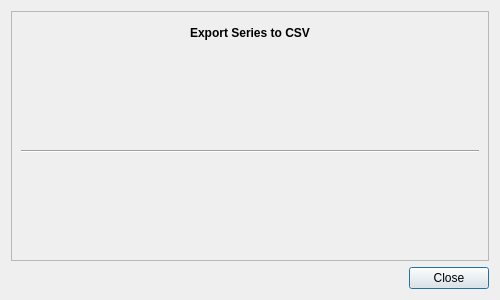
<?xml version="1.0" encoding="UTF-8"?>
<ui version="4.0">
 <class>SeriesExporter</class>
 <widget class="QDialog" name="SeriesExporter">
  <property name="geometry">
   <rect>
    <x>0</x>
    <y>0</y>
    <width>500</width>
    <height>300</height>
   </rect>
  </property>
  <property name="sizePolicy">
   <sizepolicy hsizetype="MinimumExpanding" vsizetype="Expanding">
    <horstretch>0</horstretch>
    <verstretch>0</verstretch>
   </sizepolicy>
  </property>
  <property name="windowTitle">
   <string>Dialog</string>
  </property>
  <layout class="QGridLayout" name="gridLayout">
   <item row="0" column="0">
    <widget class="QScrollArea" name="scroll_area">
     <property name="sizePolicy">
      <sizepolicy hsizetype="Expanding" vsizetype="Expanding">
       <horstretch>0</horstretch>
       <verstretch>0</verstretch>
      </sizepolicy>
     </property>
     <property name="widgetResizable">
      <bool>true</bool>
     </property>
     <widget class="QWidget" name="scroll_area_contents">
      <property name="geometry">
       <rect>
        <x>0</x>
        <y>0</y>
        <width>480</width>
        <height>247</height>
       </rect>
      </property>
      <property name="sizePolicy">
       <sizepolicy hsizetype="Preferred" vsizetype="MinimumExpanding">
        <horstretch>0</horstretch>
        <verstretch>0</verstretch>
       </sizepolicy>
      </property>
      <layout class="QVBoxLayout" name="verticalLayout">
       <item>
        <widget class="QLabel" name="label">
         <property name="sizePolicy">
          <sizepolicy hsizetype="Preferred" vsizetype="Minimum">
           <horstretch>0</horstretch>
           <verstretch>0</verstretch>
          </sizepolicy>
         </property>
         <property name="maximumSize">
          <size>
           <width>16777215</width>
           <height>25</height>
          </size>
         </property>
         <property name="text">
          <string>&lt;html&gt;&lt;head/&gt;&lt;body&gt;&lt;p align=&quot;center&quot;&gt;&lt;span style=&quot; font-weight:600;&quot;&gt;Export Series to CSV&lt;/span&gt;&lt;/p&gt;&lt;/body&gt;&lt;/html&gt;</string>
         </property>
        </widget>
       </item>
       <item>
        <widget class="Line" name="line">
         <property name="sizePolicy">
          <sizepolicy hsizetype="Minimum" vsizetype="Minimum">
           <horstretch>0</horstretch>
           <verstretch>0</verstretch>
          </sizepolicy>
         </property>
         <property name="orientation">
          <enum>Qt::Horizontal</enum>
         </property>
        </widget>
       </item>
      </layout>
     </widget>
    </widget>
   </item>
   <item row="1" column="0">
    <widget class="QDialogButtonBox" name="button_box">
     <property name="orientation">
      <enum>Qt::Horizontal</enum>
     </property>
     <property name="standardButtons">
      <set>QDialogButtonBox::Close</set>
     </property>
    </widget>
   </item>
  </layout>
 </widget>
 <resources/>
 <connections>
  <connection>
   <sender>button_box</sender>
   <signal>accepted()</signal>
   <receiver>SeriesExporter</receiver>
   <slot>accept()</slot>
   <hints>
    <hint type="sourcelabel">
     <x>248</x>
     <y>254</y>
    </hint>
    <hint type="destinationlabel">
     <x>157</x>
     <y>274</y>
    </hint>
   </hints>
  </connection>
  <connection>
   <sender>button_box</sender>
   <signal>rejected()</signal>
   <receiver>SeriesExporter</receiver>
   <slot>reject()</slot>
   <hints>
    <hint type="sourcelabel">
     <x>316</x>
     <y>260</y>
    </hint>
    <hint type="destinationlabel">
     <x>286</x>
     <y>274</y>
    </hint>
   </hints>
  </connection>
 </connections>
</ui>
